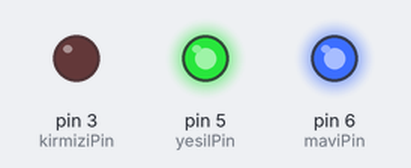
The sketch below on a simulated Arduino Uno, built with avr-gcc and run on an emulated ATmega328P. On the bench: output pins drawn as LEDs (lit = HIGH).

Above: at 0.05 s.
At 2.65 s:
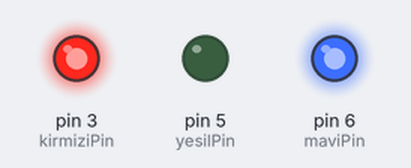
At 3.95 s:
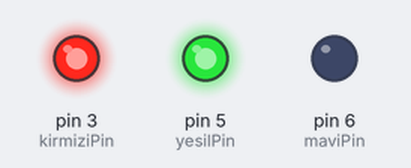
At 5.25 s:
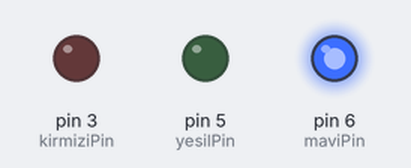
At 7.85 s:
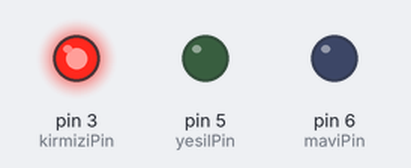
At 10.45 s:
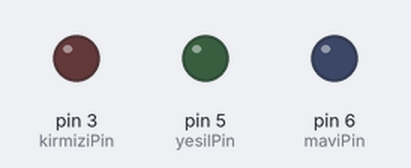
Timing chart, 0 to 13.7 s (numbered marks = the images above):
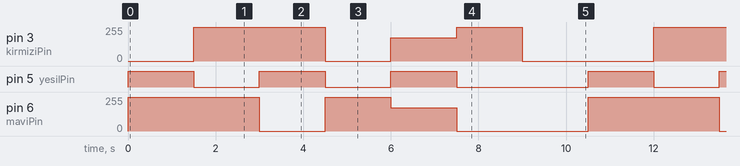

The sketch:

ders02-rgb-led.ino
```cpp
//pin tanimlamalari
#define kirmiziPin 3
#define yesilPin 5
#define maviPin 6

void setup()
{
  //pinleri cikis olarak ayarla
  pinMode(kirmiziPin, OUTPUT);
  pinMode(yesilPin, OUTPUT);
  pinMode(maviPin, OUTPUT);
}

void loop()
{
  renkAyarla(255, 0, 0); //kirmizi
  delay(1500);
  renkAyarla(0, 255, 0); //yesil
  delay(1500);
  renkAyarla(0, 0, 255); //mavi
  delay(1500);
  renkAyarla(255, 255, 0); //sari
  delay(1500);
  renkAyarla(80, 0, 80); //mor
  delay(1500);
  renkAyarla(0, 255, 255); //acik mavi
  delay(1500);
  renkAyarla(255, 255, 255); //beyaz
  delay(1500);
}

void renkAyarla(int kirmizi, int yesil, int mavi)
{
  //ortak anot icin degerleri tersine cevirmemiz gerekli
  kirmizi = 255 - kirmizi;
  yesil = 255 - yesil;
  mavi = 255 - mavi;
  //analog cikislara parlaklik degerlerini yaz
  analogWrite(kirmiziPin, kirmizi);
  analogWrite(yesilPin, yesil);
  analogWrite(maviPin, mavi);
}
```

Measured:
- by itself, pin 3 (kirmiziPin): repeats every 10.5 s: 0/255 1.5 s, 175/255 1.5 s, 255/255 1.5 s, 0/255 3.0 s, 255/255 3.0 s
- by itself, pin 5 (yesilPin): repeats every 10.5 s: 2 × (LOW 1.5 s, HIGH 1.5 s), LOW 3.0 s, HIGH 1.5 s
- by itself, pin 6 (maviPin): repeats every 10.5 s: 0/255 1.5 s, 255/255 1.5 s, 175/255 1.5 s, 0/255 3.0 s, 255/255 3.0 s
